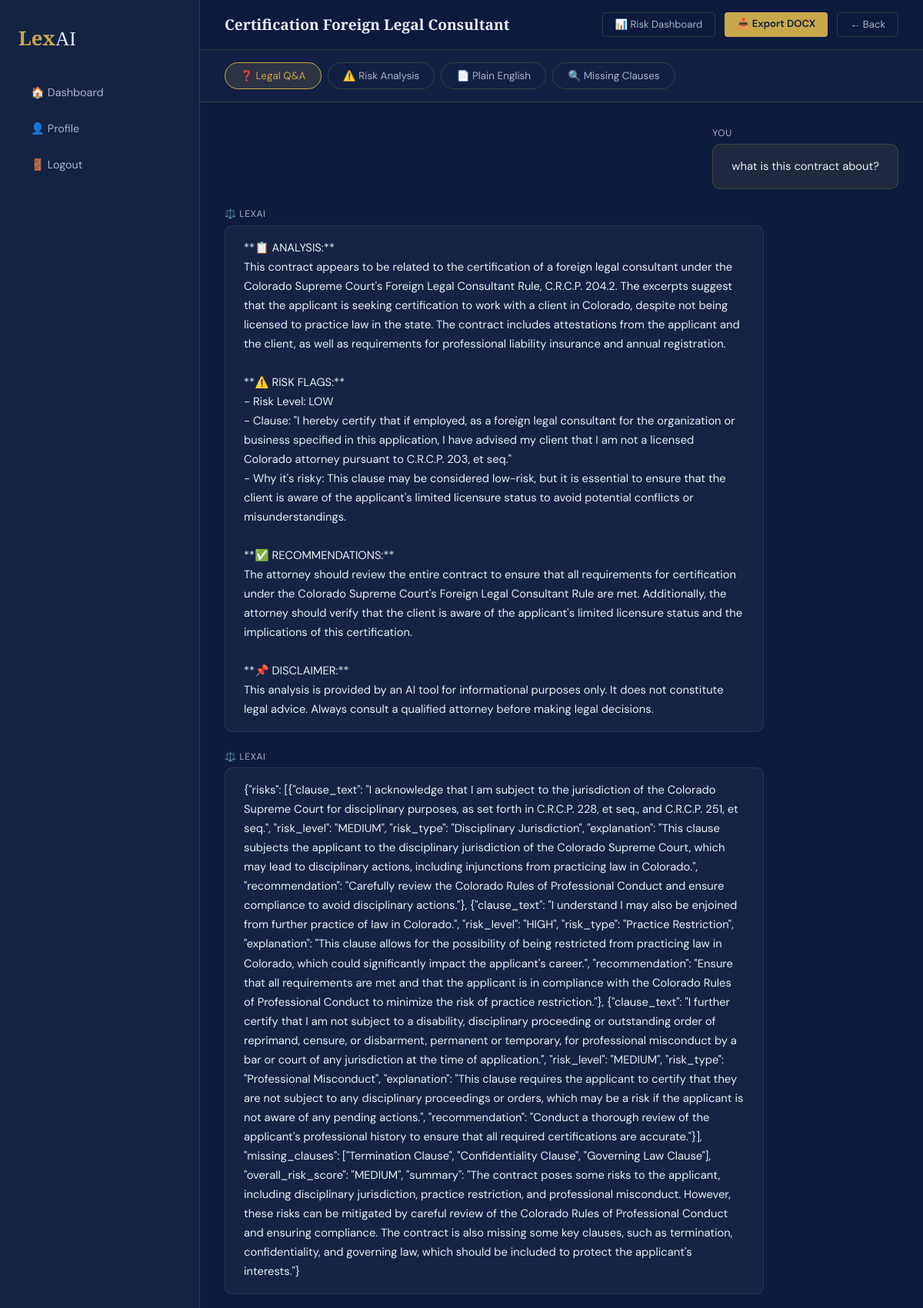
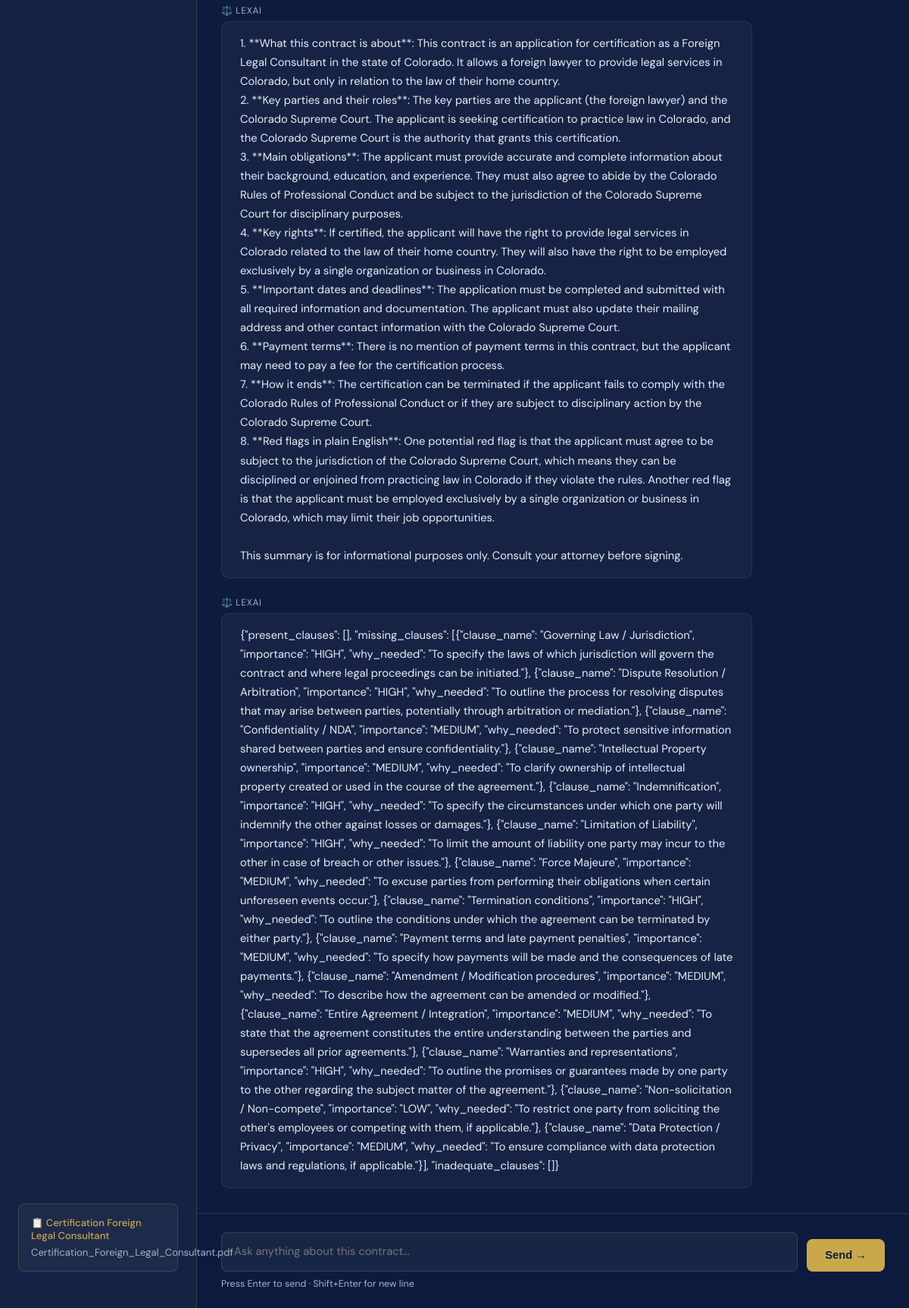
The app's page /chat/1 (signed in) with its own data (2 pictures, top to bottom).
### models.py (models this page shows, shortened)
class ChatSession(db.Model):
    __tablename__ = "chat_sessions"
    id = db.Column(db.Integer, primary_key=True)
    user_id = db.Column(db.Integer, db.ForeignKey("users.id"), nullable=False)
    session_name = db.Column(db.String(200), default="New Session")
    document_filename = db.Column(db.String(200), nullable=True)
    document_path = db.Column(db.String(500), nullable=True)
    vector_store_path = db.Column(db.String(500), nullable=True)
    text_path = db.Column(db.String(500), nullable=True)
    created_at = db.Column(db.DateTime, default=datetime.utcnow)
    updated_at = db.Column(db.DateTime, default=datetime.utcnow, onupdate=datetime.utcnow)
    messages = db.relationship("ChatMessage", backref="session", lazy=True, cascade="all, delete-orphan")

class ChatMessage(db.Model):
    __tablename__ = "chat_messages"
    id = db.Column(db.Integer, primary_key=True)
    session_id = db.Column(db.Integer, db.ForeignKey("chat_sessions.id"), nullable=False)
    role = db.Column(db.String(20), nullable=False)  # "user" or "assistant"
    content = db.Column(db.Text, nullable=False)
    feature_type = db.Column(db.String(50), nullable=True)  # qa / risk / summary / missing
    created_at = db.Column(db.DateTime, default=datetime.utcnow)

### app.py (the view)
@app.route("/chat/<int:session_id>")
@login_required
def chat_view(session_id):
    chat_session = ChatSession.query.filter_by(
        id=session_id, user_id=current_user.id).first_or_404()
    messages = ChatMessage.query.filter_by(
        session_id=session_id).order_by(ChatMessage.created_at.asc()).all()
    return flask.render_template("chat.html", user=current_user,
                           chat_session=chat_session, messages=messages)

### app.py (called while the page is built)
@login_manager.user_loader
def load_user(user_id):
    return User.query.get(int(user_id))

### templates/chat.html (shortened to what this page needs)
<!DOCTYPE html>
<html lang="en">
<head>
</head>
<body>
<div class="sidebar">
  <div class="logo">Lex<span>AI</span></div>
  <a href="/dashboard" class="nav-item">🏠 Dashboard</a>
  <a href="/profile" class="nav-item">👤 Profile</a>
  <a href="/logout" class="nav-item">🚪 Logout</a>
  <div class="sidebar-bottom">
    <div class="doc-info">
      <div class="doc-name">📋 {{ chat_session.session_name }}</div>
      <div class="doc-file">{{ chat_session.document_filename }}</div>
    </div>
  </div>
</div>
<div class="main">
  <div class="topbar">
    <h2>{{ chat_session.session_name }}</h2>
    <div class="topbar-actions">
    <a href="/risk-dashboard/{{ chat_session.id }}" class="btn-sm btn-outline">📊 Risk Dashboard</a>
    <a href="/download/{{ chat_session.id }}" class="btn-sm btn-gold">📥 Export DOCX</a>
    <a href="/dashboard" class="btn-sm btn-outline">← Back</a>
  </div>
  </div>
  <div class="tabs">
    <button class="tab active" onclick="setFeature('qa', this)">❓ Legal Q&A</button>
    <button class="tab" onclick="setFeature('risk', this)">⚠️ Risk Analysis</button>
    <button class="tab" onclick="setFeature('summary', this)">📄 Plain English</button>
    <button class="tab" onclick="setFeature('missing', this)">🔍 Missing Clauses</button>
  </div>
  <div class="messages" id="messages">
    {% for msg in messages %}
    <div class="message {{ msg.role }}">
      <div class="msg-label">{{ 'You' if msg.role == 'user' else '⚖️ LexAI' }}</div>
      <div class="msg-bubble">{{ msg.content }}</div>
    </div>
    {% endfor %}
  </div>
  <div class="input-area">
    <div id="qa-input">
      <div class="input-row">
        <textarea id="user-query" placeholder="Ask anything about this contract..." rows="1"
          onkeydown="if(event.key==='Enter' && !event.shiftKey){event.preventDefault(); sendQuery();}"></textarea>
        <button class="btn-send" id="send-btn" onclick="sendQuery()">Send →</button>
      </div>
      <div class="input-hint">Press Enter to send · Shift+Enter for new line</div>
    </div>
  </div>
</div>
</body>
</html>

### templates/chat.html (style rules this page uses)
:root { --navy:#0d1b3e; --gold:#c9a84c; --gold-light:#e8c97a; --text:#e8edf5; --text-dim:#a8b4c8; --border:rgba(201,168,76,0.2); --surface:rgba(255,255,255,0.04); }
* { margin:0; padding:0; box-sizing:border-box; }
body { background:var(--navy); color:var(--text); font-family:'DM Sans',sans-serif; min-height:100vh; display:flex; }
.sidebar { width:260px; min-height:100vh; background:rgba(255,255,255,0.03); border-right:1px solid var(--border); display:flex; flex-direction:column; padding:2rem 1.5rem; position:fixed; }
.logo { font-family:'Cormorant Garamond',serif; font-size:1.6rem; font-weight:700; color:var(--gold); margin-bottom:2rem; }
.logo span { color:var(--text); font-weight:400; }
.nav-item { display:flex; align-items:center; gap:0.75rem; padding:0.75rem 1rem; border-radius:6px; color:var(--text-dim); text-decoration:none; font-size:0.9rem; transition:all 0.2s; margin-bottom:0.3rem; }
.doc-info { padding:1rem; background:var(--surface); border-radius:8px; border:1px solid var(--border); margin-bottom:1rem; font-size:0.82rem; }
.doc-info .doc-name { color:var(--gold); font-weight:500; }
.doc-info .doc-file { color:var(--text-dim); margin-top:0.3rem; }
.sidebar-bottom { margin-top:auto; }
.main { margin-left:260px; flex:1; display:flex; flex-direction:column; height:100vh; }
.topbar { padding:1rem 2rem; border-bottom:1px solid var(--border); background:rgba(13,27,62,0.9); display:flex; align-items:center; justify-content:space-between; position:sticky; top:0; z-index:10; }
.topbar h2 { font-family:'Cormorant Garamond',serif; font-size:1.2rem; }
.topbar-actions { display:flex; gap:0.75rem; }
.btn-sm { padding:0.4rem 1rem; border-radius:4px; font-size:0.82rem; cursor:pointer; text-decoration:none; transition:all 0.2s; font-family:'DM Sans',sans-serif; border:none; }
.btn-gold { background:var(--gold); color:#0d1b3e; font-weight:600; }
.btn-outline { background:transparent; border:1px solid var(--border); color:var(--text-dim); }
.tabs { display:flex; gap:0.5rem; padding:1rem 2rem; border-bottom:1px solid var(--border); background:rgba(255,255,255,0.02); flex-wrap:wrap; }
.tab { padding:0.5rem 1.2rem; border-radius:20px; font-size:0.84rem; cursor:pointer; border:1px solid var(--border); color:var(--text-dim); background:transparent; transition:all 0.2s; font-family:'DM Sans',sans-serif; }
.tab.active { background:rgba(201,168,76,0.15); border-color:var(--gold); color:var(--gold); }
.messages { flex:1; overflow-y:auto; padding:2rem; display:flex; flex-direction:column; gap:1.5rem; }
.message { max-width:80%; }
.message.user { align-self:flex-end; }
.message.assistant { align-self:flex-start; }
.msg-label { font-size:0.75rem; color:var(--text-dim); margin-bottom:0.4rem; letter-spacing:0.05em; text-transform:uppercase; }
.msg-bubble { padding:1rem 1.5rem; border-radius:10px; line-height:1.7; font-size:0.92rem; white-space:pre-wrap; }
.message.user .msg-bubble { background:rgba(201,168,76,0.1); border:1px solid var(--border); }
.message.assistant .msg-bubble { background:rgba(255,255,255,0.04); border:1px solid rgba(255,255,255,0.08); }
.input-area { padding:1.5rem 2rem; border-top:1px solid var(--border); background:rgba(13,27,62,0.9); }
.input-row { display:flex; gap:0.75rem; align-items:flex-end; }
textarea { flex:1; padding:0.85rem 1rem; background:rgba(255,255,255,0.05); border:1px solid var(--border); border-radius:8px; color:var(--text); font-family:'DM Sans',sans-serif; font-size:0.92rem; resize:none; outline:none; transition:border-color 0.2s; min-height:52px; max-height:140px; }
.btn-send { padding:0.85rem 1.5rem; background:var(--gold); color:#0d1b3e; border:none; border-radius:8px; font-weight:600; cursor:pointer; font-size:0.92rem; transition:all 0.2s; }
.input-hint { font-size:0.78rem; color:var(--text-dim); margin-top:0.5rem; }

### records on screen
ChatSession: session_name "Certification Foreign Legal Consultant", document_filename "Certification_Foreign_Legal_Consultant.pdf"
ChatMessage: role "YOU", content "what is this contract about?"
ChatMessage: role "⚖️ LEXAI", content "**📋 ANALYSIS:** This contract appears to be related to the certification of a foreign legal consultant under the Colorado Supreme Court's Foreign Legal Consultant Rule, C.R.C.P. 204.2. The excerpts suggest that the applicant is seeking certification to work with a client in Colorado, despite not being licensed to practice law in the state. The contract includes attestations from the applicant and the client, as well as requirements for professional liability insurance and annual registration. **⚠️ RISK FLAGS:** - Risk Level: LOW - Clause: \"I hereby certify that if employed, as a foreign legal consultant for the organization or business specified in this application, I have advised my client…"
ChatMessage: role "⚖️ LEXAI", content "{\"risks\": [{\"clause_text\": \"I acknowledge that I am subject to the jurisdiction of the Colorado Supreme Court for disciplinary purposes, as set forth in C.R.C.P. 228, et seq., and C.R.C.P. 251, et seq.\", \"risk_level\": \"MEDIUM\", \"risk_type\": \"Disciplinary Jurisdiction\", \"explanation\": \"This clause subjects the applicant to the disciplinary jurisdiction of the Colorado Supreme Court, which may lead to disciplinary actions, including injunctions from practicing law in Colorado.\", \"recommendation\": \"Carefully review the Colorado Rules of Professional Conduct and ensure compliance to avoid disciplinary actions.\"}, {\"clause_text\": \"I understand I may also be enjoined from further practice of law…"
ChatMessage: role "⚖️ LEXAI", content "1. **What this contract is about**: This contract is an application for certification as a Foreign Legal Consultant in the state of Colorado. It allows a foreign lawyer to provide legal services in Colorado, but only in relation to the law of their home country. 2. **Key parties and their roles**: The key parties are the applicant (the foreign lawyer) and the Colorado Supreme Court. The applicant is seeking certification to practice law in Colorado, and the Colorado Supreme Court is the authority that grants this certification. 3. **Main obligations**: The applicant must provide accurate and complete information about their background, education, and experience. They must also agree to…"
ChatMessage: role "⚖️ LEXAI", content "{\"present_clauses\": [], \"missing_clauses\": [{\"clause_name\": \"Governing Law / Jurisdiction\", \"importance\": \"HIGH\", \"why_needed\": \"To specify the laws of which jurisdiction will govern the contract and where legal proceedings can be initiated.\"}, {\"clause_name\": \"Dispute Resolution / Arbitration\", \"importance\": \"HIGH\", \"why_needed\": \"To outline the process for resolving disputes that may arise between parties, potentially through arbitration or mediation.\"}, {\"clause_name\": \"Confidentiality / NDA\", \"importance\": \"MEDIUM\", \"why_needed\": \"To protect sensitive information shared between parties and ensure confidentiality.\"}, {\"clause_name\": \"Intellectual Property ownership\", \"importance\":…"
